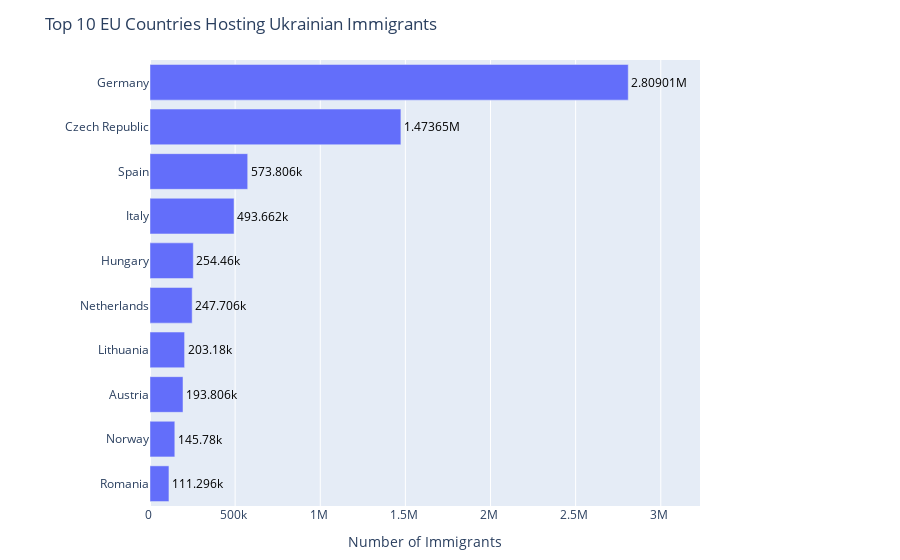

This figure's notebook cell:
### Code cell
def plot_top_immigrant_countries(data):
    """
    Creates a horizontal bar plot of top 10 EU countries by Ukrainian immigrant count.
    """
    # Aggregate and sort data

    data = data.copy(deep=True).query('sex == "T"').drop(columns=['sex'])
    data = data[~data['country'].isin(['MD'])]

    top_countries = (
        data.groupby(['country'], as_index=False)
        .agg(total_immigrants=('immigrants', 'sum'))
        .sort_values('total_immigrants', ascending=False)
        .head(10)
        .sort_values('total_immigrants', ascending=True)
    )

    country_name_map = {
        'AT': 'Austria',
        'CZ': 'Czech Republic',
        'DE': 'Germany',
        'ES': 'Spain',
        'HU': 'Hungary',
        'IT': 'Italy',
        'LT': 'Lithuania',
        'NL': 'Netherlands',
        'NO': 'Norway',
        'RO': 'Romania'
    }

    top_countries['country'] = top_countries['country'].map(country_name_map)

    # Create plot with SI formatting
    fig = px.bar(
        top_countries,
        x='total_immigrants',
        y='country',
        orientation='h',
        text='total_immigrants',
        hover_data={'total_immigrants': ':,'},
        title='Top 10 EU Countries Hosting Ukrainian Immigrants',
        labels={'total_immigrants': 'Number of Immigrants', 'country': ''}
    )


    # Customize layout
    max_immigrants = top_countries['total_immigrants'].max()
    fig.update_layout(
        margin={"r": 200, "t": 60, "l": 150, "b": 40},
        coloraxis_showscale=False,
        yaxis={'categoryorder': 'total ascending'},
        xaxis={
            'showgrid': True,
            'ticksuffix': ' ',
            'tickformat': '~s',
            'range': [0, max_immigrants * 1.15]
        },
        hoverlabel={'bgcolor': 'white'}
    )

    # Format numbers and text
    fig.update_traces(
        texttemplate='%{text:~s}',
        textposition='outside',
        textfont_size=12,
        hovertemplate='<b>%{y}</b><br>Immigrants: %{x:,}<extra></extra>',
        textfont_color='black'
    )

    # Save and show
    fig.show()
    fig.write_image('img/top_10_EU_immigrant_countries.png',
                   scale=2,
                   width=1600,
                   height=800)

plot_top_immigrant_countries(ua_immigrants)

### Figure 1 — Plotly figure (JSON) as saved in the notebook; plotly's stock layout.template omitted (floating-point values rounded to 4 significant figures)
{"data": [{"alignmentgroup": "True", "hovertemplate": "<b>%{y}</b><br>Immigrants: %{x:,}<extra></extra>", "legendgroup": "", "marker": {"color": "#636efa", "pattern": {"shape": ""}}, "name": "", "offsetgroup": "", "orientation": "h", "showlegend": false, "text": [111296, 145780, 193806, 203180, 247706, 254460, 493662, 573806, 1473654, 2809006], "textfont": {"color": "black", "size": 12}, "textposition": "outside", "texttemplate": "%{text:~s}", "type": "bar", "x": [111296, 145780, 193806, 203180, 247706, 254460, 493662, 573806, 1473654, 2809006], "xaxis": "x", "y": ["Romania", "Norway", "Austria", "Lithuania", "Netherlands", "Hungary", "Italy", "Spain", "Czech Republic", "Germany"], "yaxis": "y"}], "layout": {"barmode": "relative", "coloraxis": {"showscale": false}, "hoverlabel": {"bgcolor": "white"}, "legend": {"tracegroupgap": 0}, "margin": {"b": 40, "l": 150, "r": 200, "t": 60}, "title": {"text": "Top 10 EU Countries Hosting Ukrainian Immigrants"}, "xaxis": {"anchor": "y", "domain": [0, 1], "range": [0, 3230000.0], "showgrid": true, "tickformat": "~s", "ticksuffix": " ", "title": {"text": "Number of Immigrants"}}, "yaxis": {"anchor": "x", "categoryorder": "total ascending", "domain": [0, 1], "title": {"text": ""}}}}
